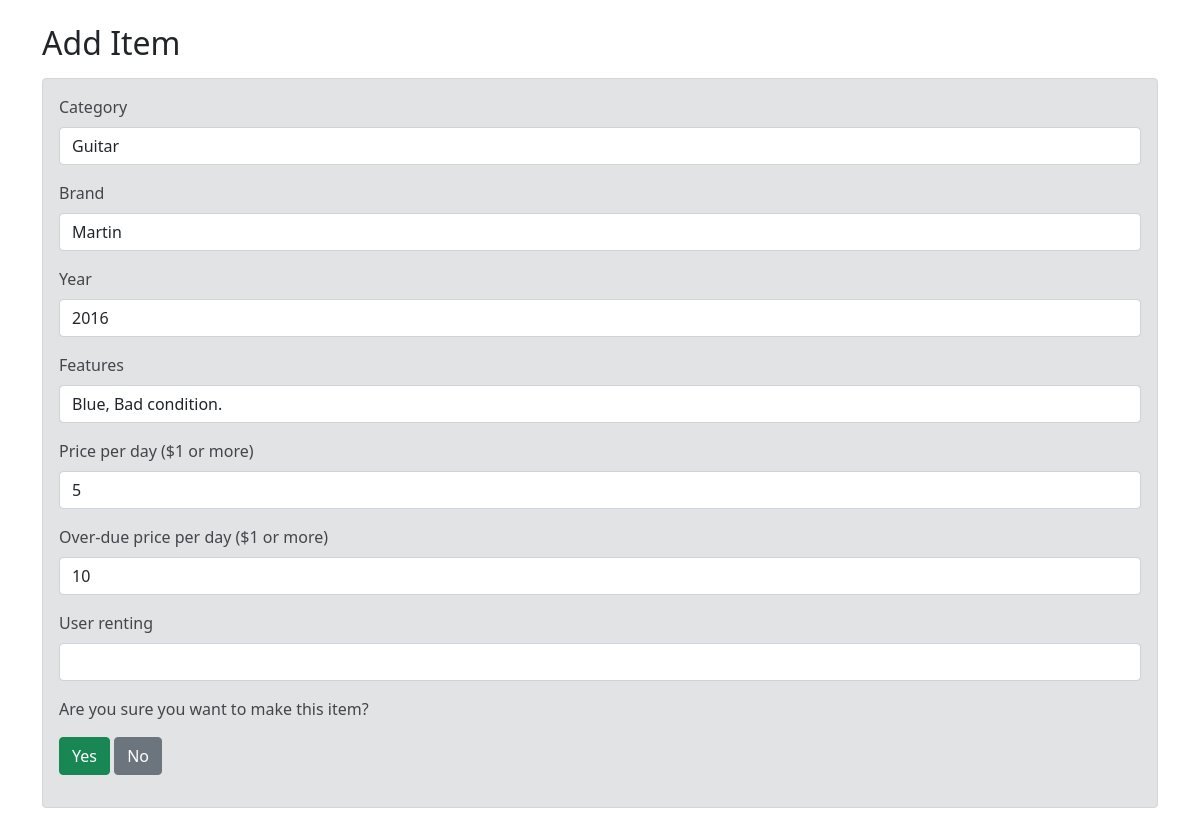
Page /item-add.php?itemID=9 (signed in) on the committed database.
### tables this page shows
CREATE TABLE items (
    itemID INT(9) AUTO_INCREMENT,
    category VARCHAR(30) NOT NULL,
    brand VARCHAR(30) NOT NULL,
    yearMade YEAR(4) NOT NULL,
    features VARCHAR(150) NOT NULL,
    pricePerDay INT(6) NOT NULL,
    overduePrice INT(6) NOT NULL,
    available BOOLEAN NOT NULL,
    userID INT(9),
    PRIMARY KEY (itemID),
    FOREIGN KEY (userID) REFERENCES users (userID)
);

### item-add.php (the view, shortened to what this page needs)
<?php
require("./config.php");
$category = $categoryErr = "";
$brand = $brandErr = "";
$year = $yearErr = "";
$features = "";
$price = $priceErr = "";
$overduePrice = $overduePriceErr = "";
$available = "";
$userID = $userIDErr = "";
if ($_SERVER['REQUEST_METHOD'] == 'POST') {
    if (empty(trim($_POST['category']))) {
        $categoryErr = "Please enter a catgory.";
    } else {
        $category = trim($_POST['category']);
    }
    if (empty(trim($_POST['brand']))) {
        $brandErr = "Please enter a brand.";
    } else {
        $brand = trim($_POST['brand']);
    }
    if (empty(trim($_POST['year'])) || intval(trim($_POST['year'])) < 1900 || intval(trim($_POST['year'])) > 2021) {
        $yearErr = "Please enter a year (1900 - 2021).";
    } else {
        $year = trim($_POST['year']);
    }
    if (empty(trim($_POST['features']))) {
        $featuresErr = "Please enter a description.";
    } else {
        $features = trim($_POST['features']);
    }
    if (empty(trim($_POST['price'])) || trim($_POST['price']) < 1 || !is_numeric(trim($_POST['price'])) || !preg_match('/^[0-9]+$/', trim($_POST['price']))) {
        $priceErr = "Please enter a number greater than $1.";
    } else {
        $price = trim($_POST['price']);
    }
    if (empty(trim($_POST['overduePrice'])) || trim($_POST['overduePrice']) < 1 || !is_numeric($_POST['overduePrice']) || !preg_match('/^[0-9]+$/', $_POST['overduePrice'])) {
        $overduePriceErr = "Please enter a number greater than $1.";
    } else {
        $overduePrice = trim($_POST['overduePrice']);
    }
    if (!empty(trim($_POST['userID'])) && preg_match('/^[0-9]+$/', $_POST['userID']) && intval(trim($_POST['userID'])) >= 1) {
        $userID = trim($_POST['userID']);
        $available = FALSE;
    } else if (!empty(trim($_POST['userID'])) && !preg_match('/^[1-9]+$/', $_POST['userID']) && intval(trim($_POST['userID'])) < 1) {
        $userIDErr = "Enter an ID.";
    } else {
        $available = TRUE;
        $userID = NULL;
    }
    if(empty($categoryErr) && empty($brandErr) && empty($yearErr) && empty($priceErr) && empty($overduePriceErr) && empty($userIDErr)){
        $sql = "INSERT INTO items (category, brand, yearMade, features, pricePerDay, overduePrice, available, userID)
        VALUES (?,?,?,?,?,?,?,?)";
        if($stmt = $conn->prepare($sql)) {
            $stmt->bind_param('ssssiiii', $paramCategory, $paramBrand, $paramYear, $paramFeatures, $paramPrice, $paramOP, $paramAvailable, $paramUserID);
            $paramCategory = $category;
            $paramBrand = $brand;
            $paramYear = $year;
            $paramFeatures = $features;
            $paramPrice = $price;
            $paramOP = $overduePrice;
            $paramAvailable = $available;
            $paramUserID = $userID;
            if($stmt->execute()){
                header("location: home.php");
                exit();
            } else{
                echo "Error: {$conn->errno}  {$conn->error}";
            }
            $stmt->close();
        }
    }
} else {
    $sql = "SELECT * FROM items WHERE itemID = {$_GET['itemID']}";
    $result = $conn->query($sql);
    if ($result !== FALSE) {
        $row = $result->fetch_assoc();
        $category = $row['category'];
        $brand = $row['brand'];
        $year = $row['yearMade'];
        $features = $row['features'];
        $price = $row['pricePerDay'];
        $overduePrice = $row['overduePrice'];
        $userID = $row['userID'];
    } else {
        echo "Error: {$conn->errno}  {$conn->error}";
    }
}
?>
<html lang="en">
<head>
    <link href="https://cdn.jsdelivr.net/npm/bootstrap@5.0.0/dist/css/bootstrap.min.css" rel="stylesheet">
</head>
<body>
    <div class="wrapper">
        <div class="container">
            <div class="row">
                <div class="col-md-12">
                    <h2 class="mt-4 mb-3">Add Item</h2>
                    <form action="./add-item.php" method="post">
                        <div class="alert alert-secondary">
                            <div class="mb-3">
                                <label for="exampleInputLastName1" class="form-label">Category</label>
                                <input type="text" class="form-control <?php echo (!empty($categoryErr)) ? 'is-invalid' : ''; ?>" name="category" id="lName" value="<?php echo $category; ?>">
                            </div>
                            <div class="mb-3">
                                <label for="exampleInputLastName1" class="form-label">Brand</label>
                                <input type="text" class="form-control <?php echo (!empty($brandErr)) ? 'is-invalid' : ''; ?>" name="brand" id="lName" value="<?php echo $brand; ?>">
                            </div>
                            <div class="mb-3">
                                <label for="exampleInputLastName1" class="form-label">Year</label>
                                <input type="text" class="form-control <?php echo (!empty($yearErr)) ? 'is-invalid' : ''; ?>" name="year" id="lName" value="<?php echo $year; ?>">
                            </div>
                            <div class="mb-3">
                                <label for="exampleInputLastName1" class="form-label">Features</label>
                                <input type="text" class="form-control <?php echo (!empty($featuresErr)) ? 'is-invalid' : ''; ?>" name="features" id="lName" value="<?php echo $features; ?>">
                            </div>
                            <div class="mb-3">
                                <label for="exampleInputLastName1" class="form-label">Price per day ($1 or more)</label>
                                <input type="text" class="form-control <?php echo (!empty($priceErr)) ? 'is-invalid' : ''; ?>" name="price" id="lName" value="<?php echo $price; ?>">
                            </div>
                            <div class="mb-3">
                                <label for="exampleInputLastName1" class="form-label">Over-due price per day ($1 or more)</label>
                                <input type="text" class="form-control <?php echo (!empty($overduePriceErr)) ? 'is-invalid' : ''; ?>" name="overduePrice" id="lName" value="<?php echo $overduePrice; ?>">
                            </div>
                            <div class="mb-3">
                                <label for="exampleInputLastName1" class="form-label">User renting</label>
                                <input type="text" class="form-control <?php echo (!empty($userIDErr)) ? 'is-invalid' : ''; ?>" name="userID" id="lName" value="<?php echo $userID; ?>">
                            </div>
                            <p>Are you sure you want to make this item?</p>
                            <p>
                                <input type="submit" value="Yes" class="btn btn-success">
                                <a href="./home.php" class="btn btn-secondary ml-2">No</a>
                            </p>
                        </div>
                    </form>
                </div>
            </div>
        </div>
    </div>
</body>
</html>

### rows in the picture
items: category "Guitar", brand "Martin", year "2016", features "Blue, Bad condition.", price "5", overduePrice "10"
